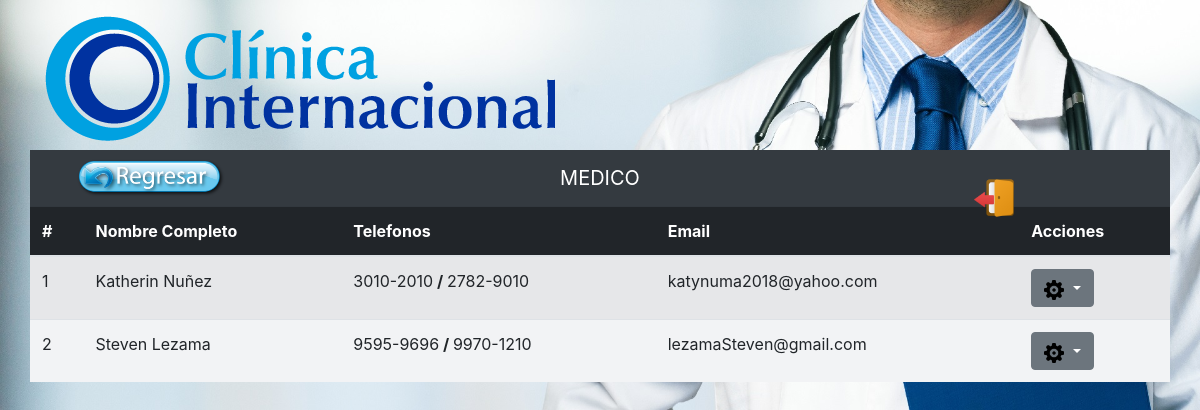
The app's page /clinica/medico/ (signed in) with its own data.
### clinica/models.py (models this page shows, shortened)
@python_2_unicode_compatible
class Empleado(models.Model):
	nombre=models.CharField(max_length=50)
	apellido=models.CharField(max_length=50)
	direccion=models.TextField()
	celular=models.CharField(max_length=9)
	telcasa=models.CharField(max_length=9)
	correo=models.EmailField()
	fechanacimiento=models.DateField()
	fechacontratacion=models.DateTimeField()
	titulo=models.CharField(max_length=75)
	sexo=models.ForeignKey(Sexo)
	estadocivil=models.ForeignKey(EstadoCivil)
	cargo=models.ForeignKey(Cargo)
	local=models.ForeignKey(Local)
	user= models.OneToOneField(User, null=True)
	estado=models.BooleanField()

### clinica/views.py (the view)
# urls.py: url(r'^medico/(?P<id>\d+)/$', views.editarmedico, name='editarmedico'),
@login_required()
def medico(request):
	cargo=Cargo.objects.get(pk='1')
	medico= Empleado.objects.filter(cargo=cargo)
	form=EmpleadoForm()
	for field in form.fields:
		form.fields[field].widget.attrs={
			'class': 'form-control',
		}
	locales_ocupados = []
	for m in medico:
		locales_ocupados.append(int(m.local.id))
	form.fields['local'].queryset = Local.objects.exclude(id__in = locales_ocupados)
	return render(request,'medico.html',{'medico':medico,'form':form})

### clinica/models.py (called while the page is built)
	def __str__(self):
		return self.cargo

	def __str__(self):
		return self.sexo

	def __str__(self):
		return self.estadocivil

	def __str__(self):
		return self.nombre

### clinica/templates/medico.html (shortened to what this page needs)
{% extends "base_in.html" %}
{% load static %}
{% block fondo %}
	{% static 'media/fmedico.jpg' %}
{% endblock %}
{% block body %}
	<div class="row ">
		<div class="col-md-12" style="width:1130px;height:150px; margin:0 auto;border-radius:3px;position:static">
			<img src="{% static '/media/logo.png' %}" alt="img" style="margin: auto;psoition:absolute ">
			<br>
		</div>
		<nav class="navbar navbar-dark bg-dark col-md-12">
			<nav class="col-md-12" >
  				<form class="form-inline">
  					<div class="col-md-2">
  						<a href="{% url 'clinica:admin' %}" type="buttonRegresar"style="position:static; display:inline-block; "><img src="{% static '/media/regresar.png' %}" alt="img" style="margin: auto;width:100%; align:right" ></a>
  					</div>
  					<div class="col-md-8" >
	    				<label style="color:white; font-size:20px">MEDICO </label>
  					</div>
  					<div class="col-md-1" >
	    				<a href="{% url 'security:log_out' %}" type="buttonCerrarSesion"style="position:absolute;display:inline-block"><img src="{% static '/media/cerrarsesion.png' %}" alt="img" style="margin: auto;width:40px; align:right" ></a>
  					</div>
  				</form>
			</nav>
		</nav>
			<table class="table table-striped ">
				<thead class="table-dark">
					<tr>
						<th>#</th>
						<th>Nombre Completo</th>
						<th>Telefonos</th>
						<th>Email</th>
						<th>Acciones</th>
					</tr>
				</thead>
				<tbody id="filas_medicos" style="background:#F2F3F5;">
					{% for p in medico %}
						<tr>
							<td>{{forloop.counter}}</td>
							<td>{{p.nombre}} {{p.apellido}}</td>
							<td>{{p.celular}}<strong> / </strong>{{p.telcasa}}</td>
							<td>{{p.correo}}</td>
							<td>
								<div class="btn-group" role="group" style="color:orange">
		    						<button id="btnGroupDrop1" type="button" class="btn btn-secondary dropdown-toggle" data-toggle="dropdown" aria-haspopup="true" aria-expanded="false" >
										<img src="{% static '/media/accion.png' %}" alt="img" style="margin: auto;width:20px; align:right" >
		    						</button>
							  	</div>
							</td>
						</tr>
					{% endfor %}
				</tbody>
			</table>
		</div>
	</div>
{% endblock %}

### global_templates/base.html (style rules this page uses)
body { background-size: cover; }

### records on screen
Empleado: nombre "Katherin", apellido "Nuñez", celular "3010-2010", telcasa "2782-9010", correo "katynuma2018@yahoo.com"
Empleado: nombre "Steven", apellido "Lezama", celular "9595-9696", telcasa "9970-1210", correo "lezamaSteven@gmail.com"
